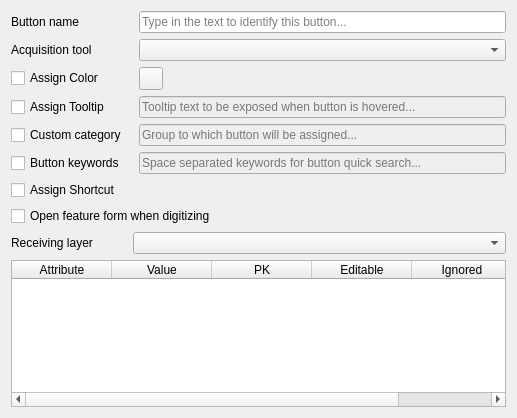
<?xml version="1.0" encoding="UTF-8"?>
<ui version="4.0">
 <class>ButtonPropWidget</class>
 <widget class="QWidget" name="ButtonPropWidget">
  <property name="geometry">
   <rect>
    <x>0</x>
    <y>0</y>
    <width>517</width>
    <height>418</height>
   </rect>
  </property>
  <property name="windowTitle">
   <string>Form</string>
  </property>
  <layout class="QGridLayout" name="gridLayout">
   <item row="6" column="2">
    <widget class="ShortcutChooserWidget" name="shortcutWidget" native="true">
     <property name="enabled">
      <bool>false</bool>
     </property>
     <property name="sizePolicy">
      <sizepolicy hsizetype="Preferred" vsizetype="Fixed">
       <horstretch>0</horstretch>
       <verstretch>0</verstretch>
      </sizepolicy>
     </property>
    </widget>
   </item>
   <item row="0" column="0">
    <widget class="QLabel" name="label">
     <property name="text">
      <string>Button name</string>
     </property>
    </widget>
   </item>
   <item row="1" column="0">
    <widget class="QLabel" name="label_2">
     <property name="text">
      <string>Acquisition tool</string>
     </property>
    </widget>
   </item>
   <item row="2" column="0">
    <widget class="QCheckBox" name="colorCheckBox">
     <property name="text">
      <string>Assign Color</string>
     </property>
    </widget>
   </item>
   <item row="7" column="0" colspan="3">
    <widget class="QCheckBox" name="openFormCheckBox">
     <property name="text">
      <string>Open feature form when digitizing</string>
     </property>
    </widget>
   </item>
   <item row="0" column="2">
    <widget class="QLineEdit" name="nameLineEdit">
     <property name="sizePolicy">
      <sizepolicy hsizetype="MinimumExpanding" vsizetype="Minimum">
       <horstretch>0</horstretch>
       <verstretch>0</verstretch>
      </sizepolicy>
     </property>
     <property name="placeholderText">
      <string>Type in the text to identify this button...</string>
     </property>
    </widget>
   </item>
   <item row="9" column="0">
    <widget class="QLabel" name="label_3">
     <property name="text">
      <string>Receiving layer</string>
     </property>
    </widget>
   </item>
   <item row="4" column="0">
    <widget class="QCheckBox" name="categoryCheckBox">
     <property name="text">
      <string>Custom category</string>
     </property>
    </widget>
   </item>
   <item row="3" column="2">
    <widget class="QLineEdit" name="toolTipLineEdit">
     <property name="enabled">
      <bool>false</bool>
     </property>
     <property name="placeholderText">
      <string>Tooltip text to be exposed when button is hovered...</string>
     </property>
    </widget>
   </item>
   <item row="5" column="2">
    <widget class="QLineEdit" name="keywordLineEdit">
     <property name="enabled">
      <bool>false</bool>
     </property>
     <property name="toolTip">
      <string>Keywords should be space separated, avoid punctuations</string>
     </property>
     <property name="text">
      <string/>
     </property>
     <property name="placeholderText">
      <string>Space separated keywords for button quick search...</string>
     </property>
    </widget>
   </item>
   <item row="2" column="2">
    <widget class="QgsColorButton" name="mColorButton"/>
   </item>
   <item row="1" column="2">
    <widget class="QComboBox" name="toolComboBox"/>
   </item>
   <item row="5" column="0">
    <widget class="QCheckBox" name="keywordCheckBox">
     <property name="text">
      <string>Button keywords</string>
     </property>
    </widget>
   </item>
   <item row="3" column="0">
    <widget class="QCheckBox" name="tooltipCheckBox">
     <property name="text">
      <string>Assign Tooltip</string>
     </property>
    </widget>
   </item>
   <item row="4" column="2">
    <widget class="QLineEdit" name="categoryLineEdit">
     <property name="enabled">
      <bool>false</bool>
     </property>
     <property name="placeholderText">
      <string>Group to which button will be assigned...</string>
     </property>
    </widget>
   </item>
   <item row="6" column="0">
    <widget class="QCheckBox" name="shortcutCheckBox">
     <property name="text">
      <string>Assign Shortcut</string>
     </property>
    </widget>
   </item>
   <item row="9" column="1" colspan="2">
    <widget class="QgsMapLayerComboBox" name="mMapLayerComboBox"/>
   </item>
   <item row="10" column="0" colspan="3">
    <widget class="QTableWidget" name="attributeTableWidget">
     <property name="enabled">
      <bool>true</bool>
     </property>
     <column>
      <property name="text">
       <string>Attribute</string>
      </property>
     </column>
     <column>
      <property name="text">
       <string>Value</string>
      </property>
     </column>
     <column>
      <property name="text">
       <string>PK</string>
      </property>
     </column>
     <column>
      <property name="text">
       <string>Editable</string>
      </property>
     </column>
     <column>
      <property name="text">
       <string>Ignored</string>
      </property>
     </column>
    </widget>
   </item>
  </layout>
 </widget>
 <customwidgets>
  <customwidget>
   <class>QgsColorButton</class>
   <extends>QToolButton</extends>
   <header>qgscolorbutton.h</header>
  </customwidget>
  <customwidget>
   <class>QgsMapLayerComboBox</class>
   <extends>QComboBox</extends>
   <header>qgsmaplayercombobox.h</header>
  </customwidget>
  <customwidget>
   <class>ShortcutChooserWidget</class>
   <extends>QWidget</extends>
   <header>DsgTools.gui.CustomWidgets.BasicInterfaceWidgets.shortcutChooserWidget.h</header>
   <container>1</container>
  </customwidget>
 </customwidgets>
 <resources/>
 <connections/>
</ui>
